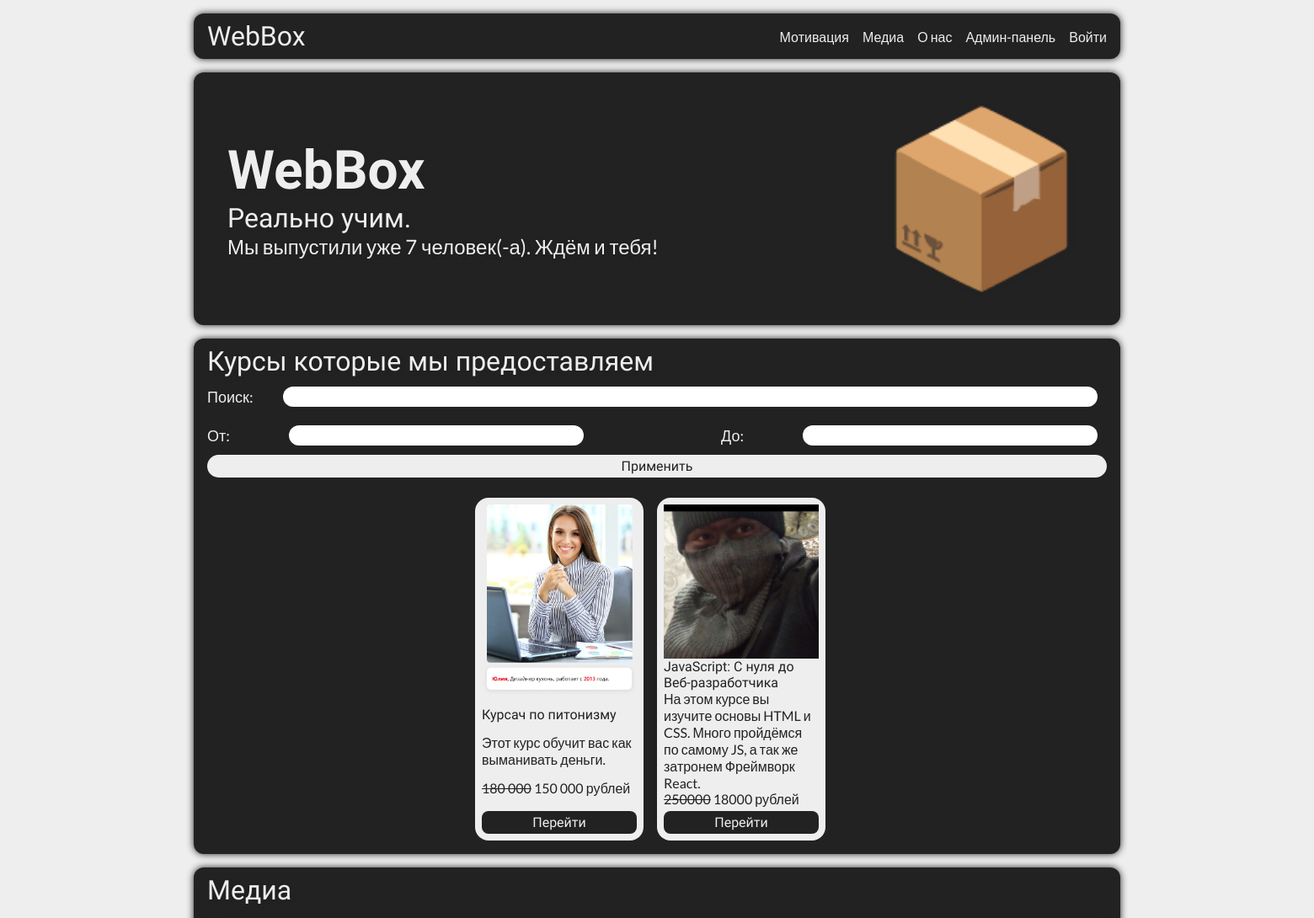
Before: / (upper part) with the older database file.
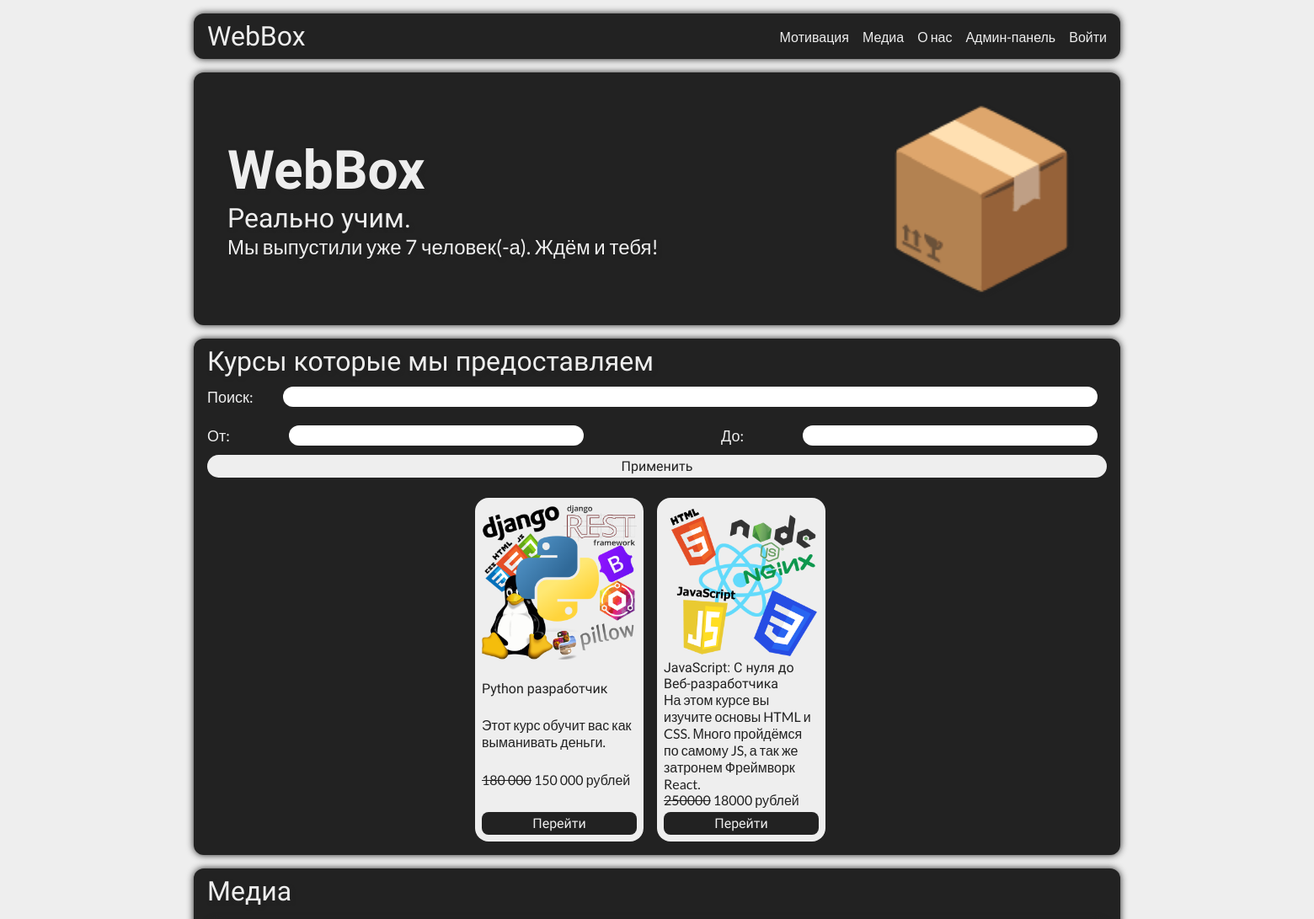
After: the same page with the newer database file.
### main/models.py (models this page shows, shortened)
class Course(models.Model):
    title = models.CharField(max_length=255, verbose_name="Название курса")
    description = models.TextField(verbose_name="Описание курса")
    created_at = models.DateTimeField(auto_now_add=True, verbose_name="Дата создания курса")
    updated_at = models.DateTimeField(auto_now=True, verbose_name="Дата обновления курса")
    picture_preview = models.ImageField(upload_to='base/img/%Y/%m/%d', help_text='Эта картинка отображается на главной странице в карточкке курса.', default="webbox/img/placeholders/my_friend.jpg", verbose_name="Картинка курса (маленькая)")
    picture = models.ImageField(upload_to='base/img/%Y/%m/%d', help_text='Большая картинка.', default="webbox/img/placeholders/my_friend.jpg", verbose_name="Картинка курса (средняя)")
    is_published  = models.BooleanField(default=True, verbose_name="Публикация курса")
    short_name = models.CharField(max_length=20, default="none", verbose_name="Сокращенное название курса")
    price=models.CharField(max_length=255, default="none рублей", verbose_name="Цена курса с указанием единиц", help_text="Можно использовать html")
    clear_price=models.BigIntegerField(default=0, verbose_name="Цена (только число)")
    long_description = models.TextField(default="nn", help_text="Полное описание курса. Отображается на странице курса", verbose_name="Описание курса")
    themes = models.ManyToManyField(Theme, verbose_name="Темы курса")
    homeworks = models.ManyToManyField(Homework, verbose_name="Домашние задания")
    class Meta:
        verbose_name = 'Курс'
        verbose_name_plural = 'Курсы'

### webbox/views.py (the view)
# urls.py: path('', views.indexView, name='index'),
def indexView(request):
    comments = Comment.objects.all()
    if request.method == 'POST':
        error={}
        form = Filter(request.POST)
        if form.is_valid():
            cd = form.cleaned_data
            if not cd['price_from']: cd['price_from'] = 0
            if not cd['price_to']: cd['price_to'] = 1000000000000000000000000000000000
            else: cd['price_to']=cd['price_to']+1
            courses_list = Course.objects.all().filter(title__icontains=cd['field_search'], clear_price__gt=cd['price_from'], clear_price__lt=cd['price_to'] )
            if not courses_list:
                courses_list = Course.objects.all().filter(description__icontains=cd['field_search'], clear_price__gt=cd['price_from'], clear_price__lt=cd['price_to'] )
                if not courses_list: courses_list = Course.objects.all().filter(price__icontains=cd['field_search'], clear_price__gt=cd['price_from'], clear_price__lt=cd['price_to'] )
    else:
        form = Filter()
        courses_list = Course.objects.all()
    len_users = len(UserCourses.objects.all())
    return render(request, 'webbox/index.html', {'courses_list':courses_list, 'comments': comments, 'form': form, 'len_users': len_users})

### main/forms.py
class Filter(forms.Form):
    field_search = forms.CharField(max_length=255, required=False, label='Поиск')
    price_from = forms.IntegerField(label="От", required=False)
    price_to = forms.IntegerField(label="До", required=False)

### main/templates/webbox/index.html (shortened to what this page needs)
{% load static %}
<!DOCTYPE html>
<html lang="en">
<head>
    <link rel="stylesheet" href="static/webbox/css/index.css">
</head>
<body>
    <div class="wrapper">
        <header class="header">
            <div class="header__logo">
                <p><a href="/">WebBox</a></p>
            </div>
            <div class="header__nav menu">
                    <ul class="menu-list">
                        <li class=""><a href="/#forcomp" class="menu-item">Мотивация</a></li>
                        <li class=""><a href="/#media" class="menu-item">Медиа</a></li>
                        <li class=""><a href="/#about" class="menu-item">О нас</a></li>
                        <li class=""><a href='/admin' class="menu-item">Админ-панель</a></li>
                        {% if user.is_authenticated %}
                            <li class=""><a href='/u' class="menu-item">Личный кабинет</a></li>
                            <li class=""><a href='/a/u' class="menu-item">Выйти</a></li>
                        {% else %}
                            <li class=""><a href='/a' class="menu-item">Войти</a></li>
                        {% endif %}
                    </ul>
            </div>
        </header>
        <main>
            <section class="hero">
                <div>
                <h1>WebBox</h1>
                <h2>Реально учим.</h2>
                <p>Мы выпустили уже {{len_users}} человек(-а). Ждём и тебя!</p>
                </div>
                <h1 class="big-hero">📦</h1>
            </section>
            <section class="courses">
                <h3>Курсы которые мы предоставляем</h3>
                <div class="coursesearch">
                    <form method="post">
                        {{ form.as_p }}
                        <button type="submit" class="btn btn-primary  btn-lg">Применить</button>
                    </form>
                </div>
                <ul class="courses__list">
                    {% if courses_list %}
                        {% for cousre in courses_list %}
                            {% if cousre.is_published %}
                                <li class="courses__card">
                                    <img class="courses__card_img" src="{{ cousre.picture_preview.url }}" alt="{{ cousre.picture_preview.url }}"/>
                                        <h4>{{cousre.title}}</h4>
                                        <p>{{cousre.description}}</p>
                                        <p>{{cousre.price | safe }}</p>
                                    <div class="courses__card_text">
                                        <a href="/c/{{cousre.short_name}}">Перейти</a>
                                    </div>
                                </li>
                                {% endif%}
                            {% endfor %}
                        {% else %}
                            <p>Курсов удолетворяющим условиям поиска не найдено! :(</p>
                        {% endif %}
                </ul>
            </section>
            <section class="genericsection" id="media">
                <h3>Медиа</h3>
            </section>
        </main>
    </div>
</body>
</html>

Changed rows visible on the page:
changed Course "Этот курс обучит вас как выманивать деньги.": picture_preview: a different picture; title "Курсач по питонизму" → "Python разработчик"
changed Course "JavaScript: С нуля до Веб-разработчика": picture_preview: a different picture
